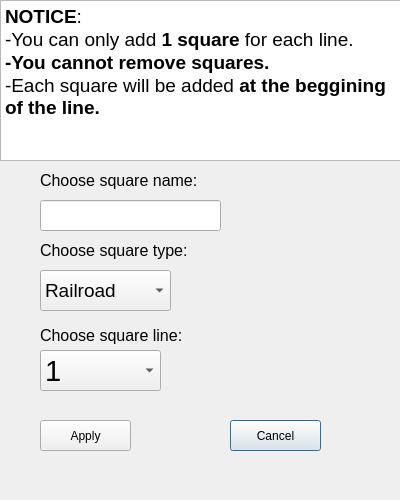
<?xml version="1.0" encoding="UTF-8"?>
<ui version="4.0">
 <class>AddSquareWindow</class>
 <widget class="QDialog" name="AddSquareWindow">
  <property name="geometry">
   <rect>
    <x>0</x>
    <y>0</y>
    <width>400</width>
    <height>500</height>
   </rect>
  </property>
  <property name="minimumSize">
   <size>
    <width>400</width>
    <height>500</height>
   </size>
  </property>
  <property name="maximumSize">
   <size>
    <width>400</width>
    <height>500</height>
   </size>
  </property>
  <property name="windowTitle">
   <string>Dialog</string>
  </property>
  <widget class="QPushButton" name="cancelButton">
   <property name="geometry">
    <rect>
     <x>230</x>
     <y>420</y>
     <width>91</width>
     <height>31</height>
    </rect>
   </property>
   <property name="text">
    <string>Cancel</string>
   </property>
  </widget>
  <widget class="QPushButton" name="applyButton">
   <property name="geometry">
    <rect>
     <x>40</x>
     <y>420</y>
     <width>91</width>
     <height>31</height>
    </rect>
   </property>
   <property name="font">
    <font>
     <underline>false</underline>
    </font>
   </property>
   <property name="acceptDrops">
    <bool>false</bool>
   </property>
   <property name="autoFillBackground">
    <bool>false</bool>
   </property>
   <property name="text">
    <string>Apply</string>
   </property>
  </widget>
  <widget class="QLineEdit" name="inputTextBox">
   <property name="geometry">
    <rect>
     <x>40</x>
     <y>200</y>
     <width>181</width>
     <height>31</height>
    </rect>
   </property>
  </widget>
  <widget class="QLabel" name="label">
   <property name="geometry">
    <rect>
     <x>40</x>
     <y>160</y>
     <width>171</width>
     <height>41</height>
    </rect>
   </property>
   <property name="font">
    <font>
     <pointsize>12</pointsize>
    </font>
   </property>
   <property name="text">
    <string>Choose square name:</string>
   </property>
  </widget>
  <widget class="QLabel" name="label_2">
   <property name="geometry">
    <rect>
     <x>40</x>
     <y>240</y>
     <width>151</width>
     <height>21</height>
    </rect>
   </property>
   <property name="font">
    <font>
     <pointsize>12</pointsize>
    </font>
   </property>
   <property name="text">
    <string>Choose square type:</string>
   </property>
  </widget>
  <widget class="QComboBox" name="comboBox">
   <property name="geometry">
    <rect>
     <x>40</x>
     <y>270</y>
     <width>131</width>
     <height>41</height>
    </rect>
   </property>
   <property name="font">
    <font>
     <pointsize>14</pointsize>
    </font>
   </property>
   <item>
    <property name="text">
     <string>Railroad</string>
    </property>
   </item>
   <item>
    <property name="text">
     <string>Utility</string>
    </property>
   </item>
  </widget>
  <widget class="QLabel" name="label_3">
   <property name="geometry">
    <rect>
     <x>40</x>
     <y>320</y>
     <width>141</width>
     <height>31</height>
    </rect>
   </property>
   <property name="font">
    <font>
     <pointsize>12</pointsize>
    </font>
   </property>
   <property name="text">
    <string>Choose square line:</string>
   </property>
  </widget>
  <widget class="QComboBox" name="lineComboBox">
   <property name="geometry">
    <rect>
     <x>40</x>
     <y>350</y>
     <width>121</width>
     <height>41</height>
    </rect>
   </property>
   <property name="font">
    <font>
     <pointsize>22</pointsize>
    </font>
   </property>
   <item>
    <property name="text">
     <string>1</string>
    </property>
   </item>
   <item>
    <property name="text">
     <string>2</string>
    </property>
   </item>
   <item>
    <property name="text">
     <string>3</string>
    </property>
   </item>
   <item>
    <property name="text">
     <string>4</string>
    </property>
   </item>
  </widget>
  <widget class="QTextBrowser" name="textBrowser">
   <property name="geometry">
    <rect>
     <x>0</x>
     <y>0</y>
     <width>401</width>
     <height>161</height>
    </rect>
   </property>
   <property name="html">
    <string>&lt;!DOCTYPE HTML PUBLIC &quot;-//W3C//DTD HTML 4.0//EN&quot; &quot;http://www.w3.org/TR/REC-html40/strict.dtd&quot;&gt;
&lt;html&gt;&lt;head&gt;&lt;meta name=&quot;qrichtext&quot; content=&quot;1&quot; /&gt;&lt;meta charset=&quot;utf-8&quot; /&gt;&lt;style type=&quot;text/css&quot;&gt;
p, li { white-space: pre-wrap; }
hr { height: 1px; border-width: 0; }
li.unchecked::marker { content: &quot;\2610&quot;; }
li.checked::marker { content: &quot;\2612&quot;; }
&lt;/style&gt;&lt;/head&gt;&lt;body style=&quot; font-family:'Segoe UI'; font-size:9pt; font-weight:400; font-style:normal;&quot;&gt;
&lt;p style=&quot; margin-top:0px; margin-bottom:0px; margin-left:0px; margin-right:0px; -qt-block-indent:0; text-indent:0px;&quot;&gt;&lt;span style=&quot; font-size:14pt; font-weight:700;&quot;&gt;NOTICE&lt;/span&gt;&lt;span style=&quot; font-size:14pt;&quot;&gt;: &lt;/span&gt;&lt;/p&gt;
&lt;p style=&quot; margin-top:0px; margin-bottom:0px; margin-left:0px; margin-right:0px; -qt-block-indent:0; text-indent:0px;&quot;&gt;&lt;span style=&quot; font-size:14pt;&quot;&gt;-You can only add &lt;/span&gt;&lt;span style=&quot; font-size:14pt; font-weight:700;&quot;&gt;1 square&lt;/span&gt;&lt;span style=&quot; font-size:14pt;&quot;&gt; for each line.&lt;/span&gt;&lt;/p&gt;
&lt;p style=&quot; margin-top:0px; margin-bottom:0px; margin-left:0px; margin-right:0px; -qt-block-indent:0; text-indent:0px;&quot;&gt;&lt;span style=&quot; font-size:14pt; font-weight:700;&quot;&gt;-You cannot remove squares.&lt;/span&gt;&lt;/p&gt;
&lt;p style=&quot; margin-top:0px; margin-bottom:0px; margin-left:0px; margin-right:0px; -qt-block-indent:0; text-indent:0px;&quot;&gt;&lt;span style=&quot; font-size:14pt;&quot;&gt;-Each square will be added &lt;/span&gt;&lt;span style=&quot; font-size:14pt; font-weight:700;&quot;&gt;at the beggining of the line.&lt;/span&gt;&lt;/p&gt;&lt;/body&gt;&lt;/html&gt;</string>
   </property>
  </widget>
 </widget>
 <resources/>
 <connections/>
</ui>
